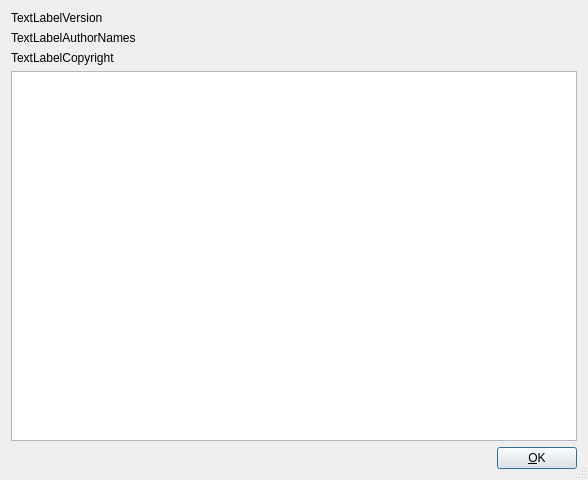
<?xml version="1.0" encoding="UTF-8"?>
<ui version="4.0">
 <class>CAboutDlgBase</class>
 <widget class="QDialog" name="CAboutDlgBase">
  <property name="windowModality">
   <enum>Qt::ApplicationModal</enum>
  </property>
  <property name="geometry">
   <rect>
    <x>0</x>
    <y>0</y>
    <width>588</width>
    <height>480</height>
   </rect>
  </property>
  <property name="sizePolicy">
   <sizepolicy hsizetype="Preferred" vsizetype="Preferred">
    <horstretch>0</horstretch>
    <verstretch>0</verstretch>
   </sizepolicy>
  </property>
  <property name="windowTitle">
   <string>About Dream</string>
  </property>
  <property name="windowIcon">
   <iconset resource="res/icons.qrc">
    <normaloff>:/icons/MainIcon.svg</normaloff>:/icons/MainIcon.svg</iconset>
  </property>
  <property name="sizeGripEnabled">
   <bool>true</bool>
  </property>
  <layout class="QVBoxLayout">
   <item>
    <widget class="QLabel" name="TextLabelVersion">
     <property name="sizePolicy">
      <sizepolicy hsizetype="Minimum" vsizetype="Minimum">
       <horstretch>0</horstretch>
       <verstretch>0</verstretch>
      </sizepolicy>
     </property>
     <property name="text">
      <string>TextLabelVersion</string>
     </property>
     <property name="wordWrap">
      <bool>true</bool>
     </property>
    </widget>
   </item>
   <item>
    <layout class="QHBoxLayout">
     <property name="spacing">
      <number>6</number>
     </property>
     <property name="margin">
      <number>0</number>
     </property>
     <item>
      <layout class="QVBoxLayout">
       <property name="spacing">
        <number>6</number>
       </property>
       <property name="margin">
        <number>0</number>
       </property>
       <item>
        <widget class="QLabel" name="TextLabelAuthorNames">
         <property name="sizePolicy">
          <sizepolicy hsizetype="Minimum" vsizetype="Minimum">
           <horstretch>0</horstretch>
           <verstretch>0</verstretch>
          </sizepolicy>
         </property>
         <property name="text">
          <string>TextLabelAuthorNames</string>
         </property>
         <property name="wordWrap">
          <bool>true</bool>
         </property>
        </widget>
       </item>
       <item>
        <widget class="QLabel" name="TextLabelCopyright">
         <property name="sizePolicy">
          <sizepolicy hsizetype="Minimum" vsizetype="Minimum">
           <horstretch>0</horstretch>
           <verstretch>0</verstretch>
          </sizepolicy>
         </property>
         <property name="text">
          <string>TextLabelCopyright</string>
         </property>
         <property name="wordWrap">
          <bool>true</bool>
         </property>
        </widget>
       </item>
      </layout>
     </item>
     <item>
      <widget class="QLabel" name="PixmapLabelDreamLogo">
       <property name="sizePolicy">
        <sizepolicy hsizetype="Fixed" vsizetype="Fixed">
         <horstretch>0</horstretch>
         <verstretch>0</verstretch>
        </sizepolicy>
       </property>
       <property name="pixmap">
        <pixmap resource="res/icons.qrc">:/icons/LogoSmall.png</pixmap>
       </property>
       <property name="scaledContents">
        <bool>false</bool>
       </property>
       <property name="wordWrap">
        <bool>false</bool>
       </property>
      </widget>
     </item>
    </layout>
   </item>
   <item>
    <widget class="QTextBrowser" name="TextViewCredits">
     <property name="openExternalLinks">
      <bool>true</bool>
     </property>
     <property name="openLinks">
      <bool>true</bool>
     </property>
    </widget>
   </item>
   <item>
    <layout class="QHBoxLayout">
     <property name="spacing">
      <number>6</number>
     </property>
     <property name="margin">
      <number>0</number>
     </property>
     <item>
      <spacer name="Spacer12">
       <property name="orientation">
        <enum>Qt::Horizontal</enum>
       </property>
       <property name="sizeType">
        <enum>QSizePolicy::Expanding</enum>
       </property>
       <property name="sizeHint" stdset="0">
        <size>
         <width>20</width>
         <height>20</height>
        </size>
       </property>
      </spacer>
     </item>
     <item>
      <widget class="QPushButton" name="buttonOk">
       <property name="text">
        <string>&amp;OK</string>
       </property>
       <property name="autoDefault">
        <bool>false</bool>
       </property>
       <property name="default">
        <bool>true</bool>
       </property>
      </widget>
     </item>
    </layout>
   </item>
  </layout>
 </widget>
 <resources>
  <include location="res/icons.qrc"/>
 </resources>
 <connections>
  <connection>
   <sender>buttonOk</sender>
   <signal>clicked()</signal>
   <receiver>CAboutDlgBase</receiver>
   <slot>accept()</slot>
   <hints>
    <hint type="sourcelabel">
     <x>20</x>
     <y>20</y>
    </hint>
    <hint type="destinationlabel">
     <x>20</x>
     <y>20</y>
    </hint>
   </hints>
  </connection>
 </connections>
</ui>
